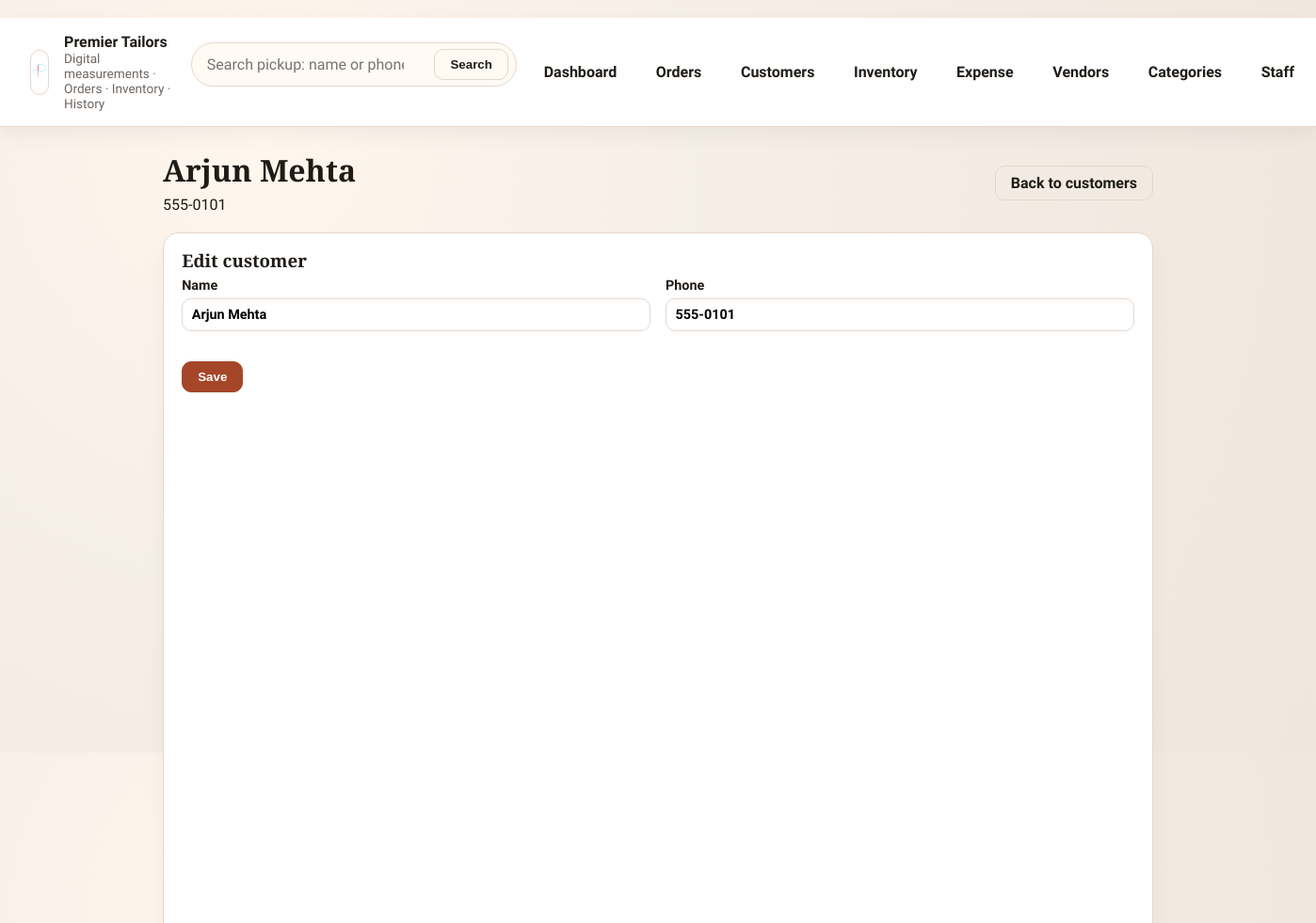
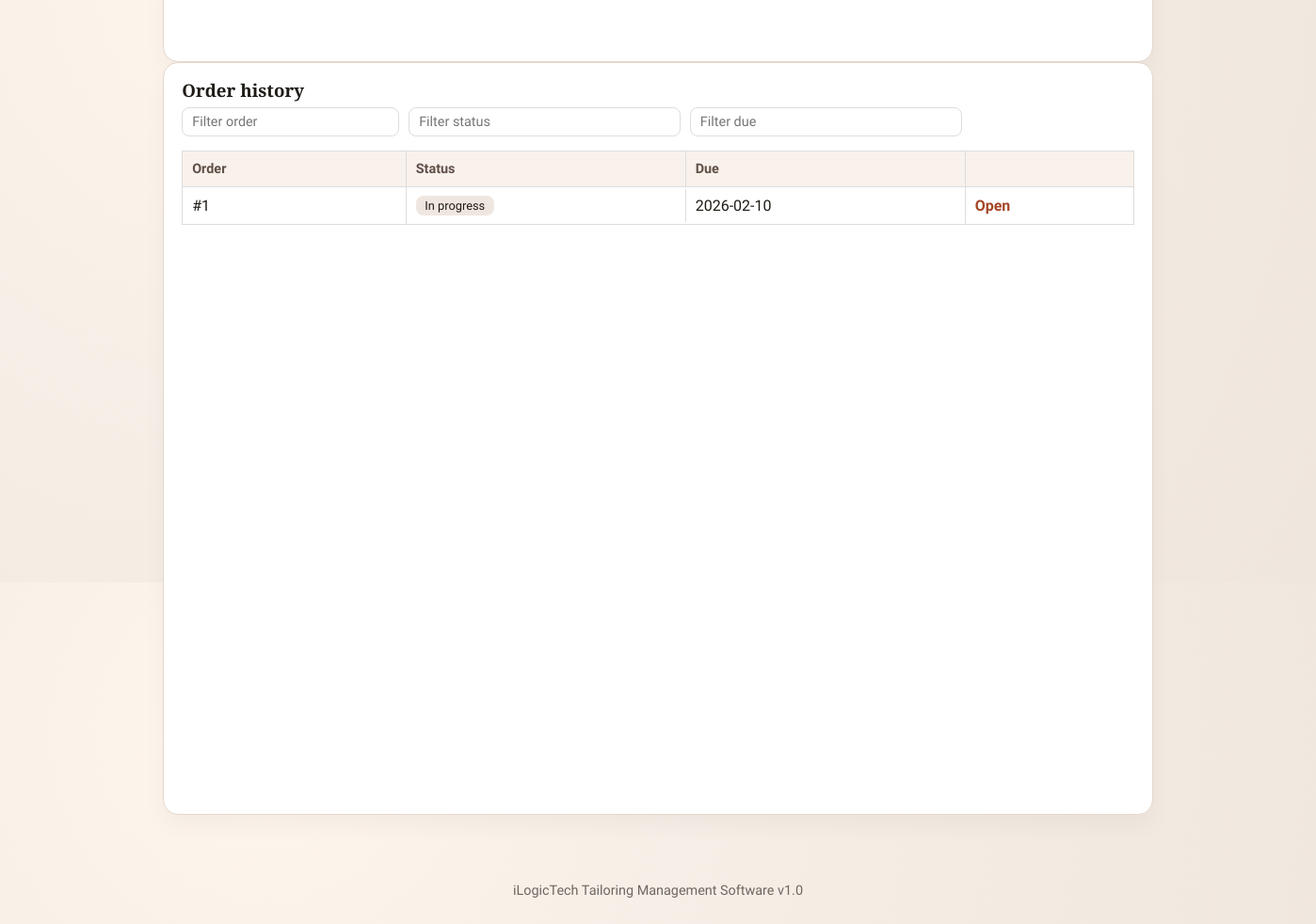
The app's page /customers/1 with its own data (2 pictures, top to bottom).
### tables this page shows
CREATE TABLE customers (
            id INTEGER PRIMARY KEY AUTOINCREMENT,
            name TEXT NOT NULL,
            phone TEXT NOT NULL UNIQUE,
            notes TEXT,
            created_at TEXT NOT NULL
        );

CREATE TABLE orders (
            id INTEGER PRIMARY KEY AUTOINCREMENT,
            customer_id INTEGER NOT NULL,
            due_date TEXT,
            status TEXT NOT NULL,
            priority TEXT NOT NULL,
            assigned_team TEXT,
            assigned_tailor TEXT,
            notes TEXT,
            advance_amount REAL,
            total_amount REAL,
            paid_at TEXT,
            delivered_at TEXT,
            completed_at TEXT,
            picked_up_at TEXT,
            created_at TEXT NOT NULL,
            FOREIGN KEY (customer_id) REFERENCES customers (id)
        );

### app.py (the view, shortened to what this page needs)
@app.route("/customers/<int:customer_id>", methods=["GET", "POST"])
def customer_detail(customer_id: int):
    conn = get_db()
    customer = conn.execute(
        "SELECT * FROM customers WHERE id = ?", (customer_id,)
    ).fetchone()
    orders = conn.execute(
        """
        SELECT * FROM orders
        WHERE customer_id = ?
        ORDER BY created_at DESC
        """,
        (customer_id,),
    ).fetchall()
    conn.close()
    return render_template(
        "customer_detail.html",
        customer=customer,
        orders=orders,
    )

### app.py (called while the page is built)
def get_db() -> sqlite3.Connection:
    conn = sqlite3.connect(DB_PATH)
    conn.row_factory = sqlite3.Row
    return conn

@app.before_request
def ensure_db_ready() -> None:
    global _db_ready
    if not _db_ready:
        init_db()
        _db_ready = True

### templates/customer_detail.html
﻿{% extends "base.html" %}
{% block content %}
<div class="page-head">
  <div>
    <h1>{{ customer.name }}</h1>
    <p>{{ customer.phone }}</p>
  </div>
  <a class="btn ghost" href="{{ url_for('customers') }}">Back to customers</a>
</div>
<section class="card">
  <h3>Edit customer</h3>
  <form class="stack" method="post">
    <div class="grid two">
      <label>
        Name
        <input type="text" name="name" value="{{ customer.name }}" required />
      </label>
      <label>
        Phone
        <input type="text" name="phone" value="{{ customer.phone }}" required />
      </label>
    </div>
    <div class="actions">
      <button class="btn primary" type="submit">Save</button>
    </div>
  </form>
</section>
<section class="card">
  <h3>Order history</h3>
  {% if orders %}
  <div class="table-wrap has-filters" style="--table-cols: 0.8fr 1fr 1fr 0.6fr;">
    <div class="table-filters">
      <input type="text" placeholder="Filter order" />
      <input type="text" placeholder="Filter status" />
      <input type="text" placeholder="Filter due" />
      <div class="filter-spacer"></div>
    </div>
    <div class="table">
      <div class="table-row table-head">
        <div>Order</div>
        <div>Status</div>
        <div>Due</div>
        <div></div>
      </div>
      {% for order in orders %}
      <div class="table-row">
        <div>#{{ order.id }}</div>
        <div><span class="tag">{{ order.status }}</span></div>
        <div>{{ order.due_date or "Not set" }}</div>
        <div><a class="link" href="{{ url_for('order_detail', order_id=order.id) }}">Open</a></div>
      </div>
      {% endfor %}
    </div>
  </div>
  {% else %}
  <p class="muted">No orders yet.</p>
  {% endif %}
</section>
{% endblock %}

### static/style.css (style rules this page uses)
:root { --ink: #1f1b16; --muted: #6f6660; --surface: #f7f2ea; --panel: #ffffff; --accent: #a54628; --accent-soft: #f1d4c7; --line: #e6d7cd; --warning: #d7762a; --font-title: "Playfair Display", "Times New Roman", serif; --font-body: "Source Sans 3", "Segoe UI", sans-serif; }
* { box-sizing: border-box; }
body { margin: 0; font-family: var(--font-body); color: var(--ink); background: radial-gradient(circle at 20% 20%, #fff6ed 0%, #f6efe7 35%, #efe6dd 100%); }
h1, h2, h3 { font-family: var(--font-title); margin: 0 0 0.4rem 0; }
p { margin: 0.2rem 0; }
a { text-decoration: none; color: inherit; }
.grid { display: grid; gap: 1rem; margin-bottom: 1rem; }
.grid.two { grid-template-columns: repeat(2, minmax(0, 1fr)); }
.card { background: var(--panel); border: 1px solid var(--line); border-radius: 16px; padding: 1rem 1.2rem; box-shadow: 0 12px 24px rgba(0, 0, 0, 0.04); height: 100%; }
.tag { background: #efe7df; color: var(--ink); padding: 0.2rem 0.6rem; border-radius: 8px; font-size: 0.8rem; }
.btn { border: 1px solid var(--accent); background: transparent; color: var(--accent); padding: 0.5rem 1rem; border-radius: 10px; font-weight: 600; cursor: pointer; }
.btn.primary { background: var(--accent); color: white; }
.btn.ghost { border-color: var(--line); color: var(--ink); }
.page-head { display: flex; justify-content: space-between; gap: 1rem; align-items: center; margin-bottom: 1rem; }
.stack { display: grid; gap: 1rem; }
.table-wrap { --table-cols: 1fr 1fr 1fr; overflow-x: auto; }
.table-filters { display: grid; grid-template-columns: var(--table-cols); gap: 10px; margin-bottom: 15px; align-items: center; }
.table-filters input { width: 100%; padding: 6px 10px; border: 1px solid #ddd; border-radius: 8px; font-size: 0.9rem; background: #fff; box-sizing: border-box; }
.table-filters .filter-spacer { height: 100%; }
.table { display: grid; gap: 0; border: 1px solid #ddd; border-radius: 0; background: #fff; overflow: hidden; }
.table-wrap.has-filters .table { border-top: 1px solid #ddd; border-radius: 0; }
.table-row { display: grid; grid-template-columns: var(--table-cols); gap: 0; align-items: center; padding: 0; border-bottom: 1px solid #ddd; }
.table-row.table-head { background: #f9f1eb; font-weight: 600; font-size: 0.9rem; text-transform: none; color: #5f4f47; border-bottom: 1px solid #ddd; }
.table-row:last-child { border-bottom: none; }
.table-row > * { padding: 10px; border-right: 1px solid #ddd; }
.table-row > *:first-child { border-left: none; }
.table-row > *:last-child { border-right: none; }
.link { color: var(--accent); font-weight: 600; }
label { display: grid; gap: 0.3rem; font-weight: 600; font-size: 0.9rem; }
input, select, textarea { border: 1px solid var(--line); border-radius: 10px; padding: 0.5rem 0.6rem; font: inherit; background: #fff; }
.actions { display: flex; gap: 0.8rem; }

### records on screen
customers: name "Arjun Mehta", phone "555-0101"
orders: id "1", status "In progress", due_date "2026-02-10"
